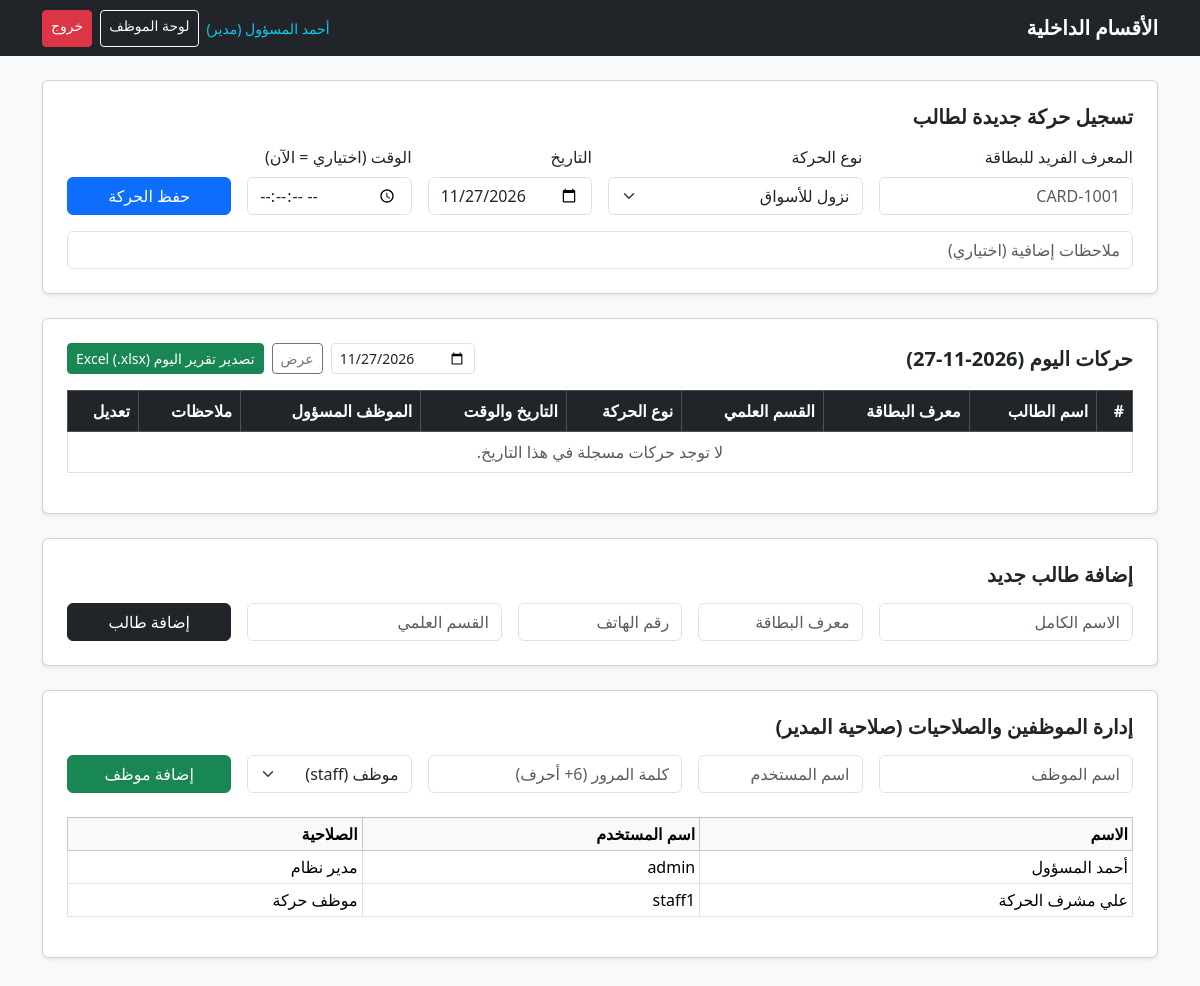
Page /staff/dashboard (signed in) on the committed database.
### tables this page shows
CREATE TABLE staff (
            id INTEGER PRIMARY KEY AUTOINCREMENT,
            full_name TEXT NOT NULL,
            username TEXT UNIQUE NOT NULL,
            password_hash TEXT NOT NULL,
            role TEXT NOT NULL DEFAULT 'staff' CHECK(role IN ('admin', 'staff')),
            is_active INTEGER NOT NULL DEFAULT 1
        );

### app.py (the view, shortened to what this page needs)
@app.route("/staff/dashboard", methods=["GET", "POST"])
@staff_required()
def staff_dashboard():
  conn = get_db()
  selected_date = request.args.get("date", datetime.now().strftime("%Y-%m-%d"))
  movements = conn.execute(
      """
        SELECT m.*, s.full_name AS student_name, s.card_uid, s.department, s.phone
        FROM movements m
        JOIN students s ON m.student_id = s.id
        WHERE m.movement_date = ?
        ORDER BY m.movement_time DESC, m.id DESC
        """,
      (selected_date,),
  ).fetchall()
  students = conn.execute(
      "SELECT * FROM students ORDER BY full_name ASC"
  ).fetchall()
  staff_list = (
      conn.execute(
          "SELECT id, full_name, username, role, is_active FROM staff ORDER BY"
          " id ASC"
      ).fetchall()
      if session.get("staff_role") == "admin"
      else []
  )
  conn.close()
  return render_template(
      "staff_dashboard.html",
      movements=movements,
      movement_types=MOVEMENT_TYPES,
      selected_date=selected_date,
      students=students,
      staff_list=staff_list,
  )

### app.py (called while the page is built)
def get_db():
  conn = sqlite3.connect(DB_PATH)
  conn.row_factory = sqlite3.Row
  conn.execute("PRAGMA foreign_keys = ON")
  return conn

def staff_required(role=None):
  def decorator(fn):
    @wraps(fn)
    def wrapper(*args, **kwargs):
      if "staff_id" not in session:
        flash("يرجى تسجيل الدخول بحساب موظف أولاً.", "warning")
        return redirect(url_for("staff_login"))
      if (
          role
          and session.get("staff_role") != role
          and session.get("staff_role") != "admin"
      ):
        flash("تحتاج إلى صلاحية مدير للوصول إلى هذا القسم.", "danger")
        return redirect(url_for("staff_dashboard"))
      return fn(*args, **kwargs)
    return wrapper
  return decorator

### templates/staff_dashboard.html (shortened to what this page needs)
{% extends "base.html" %}
{% block content %}
<div class="card shadow-sm p-4 mb-4">
  <h5 class="fw-bold mb-3">تسجيل حركة جديدة لطالب</h5>
  <form method="post" class="row g-3">
    <div class="col-md-3">
      <label class="form-label">المعرف الفريد للبطاقة</label>
      <input type="text" name="card_uid" list="cardsList" class="form-control" placeholder="CARD-1001" required>
    </div>
    <div class="col-md-3">
      <label class="form-label">نوع الحركة</label>
      <select name="movement_type" class="form-select" required>
        {% for t in movement_types %}
          <option value="{{ t }}">{{ t }}</option>
        {% endfor %}
      </select>
    </div>
    <div class="col-md-2">
      <label class="form-label">التاريخ</label>
      <input type="date" name="movement_date" value="{{ selected_date }}" class="form-control" required>
    </div>
    <div class="col-md-2">
      <label class="form-label">الوقت (اختياري = الآن)</label>
      <input type="time" step="1" name="movement_time" class="form-control">
    </div>
    <div class="col-md-2 d-flex align-items-end">
      <button type="submit" class="btn btn-primary w-100">حفظ الحركة</button>
    </div>
    <div class="col-12">
      <input type="text" name="notes" class="form-control" placeholder="ملاحظات إضافية (اختياري)">
    </div>
  </form>
</div>
<div class="card shadow-sm p-4 mb-4">
  <div class="d-flex flex-wrap justify-content-between align-items-center gap-2 mb-3">
    <h5 class="fw-bold m-0">حركات اليوم ({{ selected_date }})</h5>
    <div class="d-flex flex-wrap gap-2">
      <form method="get" class="d-flex gap-2">
        <input type="date" name="date" value="{{ selected_date }}" class="form-control form-control-sm">
        <button type="submit" class="btn btn-outline-secondary btn-sm">عرض</button>
      </form>
      <a href="{{ url_for('export_daily_excel', date=selected_date) }}" class="btn btn-success btn-sm">
        تصدير تقرير اليوم Excel (.xlsx)
      </a>
    </div>
  </div>
  <div class="table-responsive">
    <table class="table table-bordered table-hover align-middle">
      <thead class="table-dark">
        <tr>
          <th>#</th>
          <th>اسم الطالب</th>
          <th>معرف البطاقة</th>
          <th>القسم العلمي</th>
          <th>نوع الحركة</th>
          <th>التاريخ والوقت</th>
          <th>الموظف المسؤول</th>
          <th>ملاحظات</th>
          <th>تعديل</th>
        </tr>
      </thead>
      <tbody>
        {% for m in movements %}
        <tr>
          <td>{{ loop.index }}</td>
          <td>{{ m.student_name }}</td>
          <td><code>{{ m.card_uid }}</code></td>
          <td>{{ m.department }}</td>
          <td><span class="badge bg-primary">{{ m.movement_type }}</span></td>
          <td>{{ m.movement_date }} — <strong>{{ m.movement_time }}</strong></td>
          <td>{{ m.staff_name }}</td>
          <td>{{ m.notes or '-' }}</td>
          <td>
            <button class="btn btn-warning btn-sm" data-bs-toggle="modal" data-bs-target="#editModal{{ m.id }}">
              تعديل
            </button>
          </td>
        </tr>
        <div class="modal fade" id="editModal{{ m.id }}" tabindex="-1">
          <div class="modal-dialog">
            <form method="post" action="{{ url_for('edit_movement', movement_id=m.id) }}" class="modal-content">
              <div class="modal-header">
                <h6 class="modal-title fw-bold">تعديل حركة: {{ m.student_name }}</h6>
                <button type="button" class="btn-close" data-bs-dismiss="modal"></button>
              </div>
              <div class="modal-body">
                <div class="mb-3">
                  <label class="form-label">نوع الحركة</label>
                  <select name="movement_type" class="form-select" required>
                    {% for t in movement_types %}
                      <option value="{{ t }}" {% if t == m.movement_type %}selected{% endif %}>{{ t }}</option>
                    {% endfor %}
                  </select>
                </div>
                <div class="mb-3">
                  <label class="form-label">التاريخ</label>
                  <input type="date" name="movement_date" value="{{ m.movement_date }}" class="form-control" required>
                </div>
                <div class="mb-3">
                  <label class="form-label">الوقت المضبوط</label>
                  <input type="time" step="1" name="movement_time" value="{{ m.movement_time }}" class="form-control" required>
                </div>
                <div class="mb-3">
                  <label class="form-label">ملاحظات</label>
                  <input type="text" name="notes" value="{{ m.notes or '' }}" class="form-control">
                </div>
              </div>
              <div class="modal-footer">
                <button type="button" class="btn btn-secondary" data-bs-dismiss="modal">إلغاء</button>
                <button type="submit" class="btn btn-primary">حفظ التعديلات</button>
              </div>
            </form>
          </div>
        </div>
        {% else %}
        <tr>
          <td colspan="9" class="text-center text-muted">لا توجد حركات مسجلة في هذا التاريخ.</td>
        </tr>
        {% endfor %}
      </tbody>
    </table>
  </div>
</div>
<div class="card shadow-sm p-4 mb-4">
  <h5 class="fw-bold mb-3">إضافة طالب جديد</h5>
  <form method="post" action="{{ url_for('add_student') }}" class="row g-3">
    <div class="col-md-3">
      <input type="text" name="full_name" class="form-control" placeholder="الاسم الكامل" required>
    </div>
    <div class="col-md-2">
      <input type="text" name="card_uid" class="form-control" placeholder="معرف البطاقة" required>
    </div>
    <div class="col-md-2">
      <input type="text" name="phone" class="form-control" placeholder="رقم الهاتف" required>
    </div>
    <div class="col-md-3">
      <input type="text" name="department" class="form-control" placeholder="القسم العلمي" required>
    </div>
    <div class="col-md-2">
      <button type="submit" class="btn btn-dark w-100">إضافة طالب</button>
    </div>
  </form>
</div>
{% if session.get('staff_role') == 'admin' %}
<div class="card shadow-sm p-4">
  <h5 class="fw-bold mb-3">إدارة الموظفين والصلاحيات (صلاحية المدير)</h5>
  <form method="post" action="{{ url_for('add_staff') }}" class="row g-3 mb-4">
    <div class="col-md-3">
      <input type="text" name="full_name" class="form-control" placeholder="اسم الموظف" required>
    </div>
    <div class="col-md-2">
      <input type="text" name="username" class="form-control" placeholder="اسم المستخدم" required>
    </div>
    <div class="col-md-3">
      <input type="password" name="password" class="form-control" placeholder="كلمة المرور (6+ أحرف)" required>
    </div>
    <div class="col-md-2">
      <select name="role" class="form-select">
        <option value="staff">موظف (staff)</option>
      </select>
    </div>
    <div class="col-md-2">
      <button type="submit" class="btn btn-success w-100">إضافة موظف</button>
    </div>
  </form>
  <table class="table table-sm table-bordered">
    <thead class="table-light">
      <tr>
        <th>الاسم</th>
        <th>اسم المستخدم</th>
        <th>الصلاحية</th>
      </tr>
    </thead>
    <tbody>
      {% for st in staff_list %}
      <tr>
        <td>{{ st.full_name }}</td>
        <td>{{ st.username }}</td>
        <td>{{ 'مدير نظام' if st.role == 'admin' else 'موظف حركة' }}</td>
      </tr>
      {% endfor %}
    </tbody>
  </table>
</div>
{% endif %}
{% endblock %}

### templates/base.html (shortened to what this page needs)
<!DOCTYPE html>
<html lang="ar" dir="rtl">
<head>
  <link href="https://cdn.jsdelivr.net/npm/bootstrap@5.3.3/dist/css/bootstrap.rtl.min.css" rel="stylesheet">
</head>
<body class="bg-light">
  <nav class="navbar navbar-expand-lg navbar-dark bg-dark mb-4">
    <div class="container">
      <a class="navbar-brand fw-bold" href="{{ url_for('index') }}">الأقسام الداخلية</a>
      <div class="d-flex gap-2">
        {% if session.get('staff_id') %}
          <span class="navbar-text text-info small my-auto">
            {{ session.get('staff_name') }} ({{ 'مدير' if session.get('staff_role') == 'admin' else 'موظف' }})
          </span>
          <a class="btn btn-outline-light btn-sm" href="{{ url_for('staff_dashboard') }}">لوحة الموظف</a>
          <a class="btn btn-danger btn-sm" href="{{ url_for('logout') }}">خروج</a>
        {% elif session.get('student_id') %}
          <span class="navbar-text text-warning small my-auto">
            الطالب: {{ session.get('student_name') }} ({{ session.get('card_uid') }})
          </span>
          <a class="btn btn-danger btn-sm" href="{{ url_for('logout') }}">خروج</a>
        {% endif %}
      </div>
    </div>
  </nav>
  <div class="container pb-5">
    {% block content %}{% endblock %}
  </div>
</body>
</html>

### rows in the picture
staff: get "أحمد المسؤول", full_name "أحمد المسؤول", username "admin", role "مدير نظام"
staff: full_name "علي مشرف الحركة", username "staff1", role "موظف حركة"

### other values in the picture
{{ 'مدير' if session.get('staff_role') == 'admin' else 'موظف' }} "مدير"
{{ selected_date }} "2026-11-27"
form field movement_type "نزول للأسواق"
